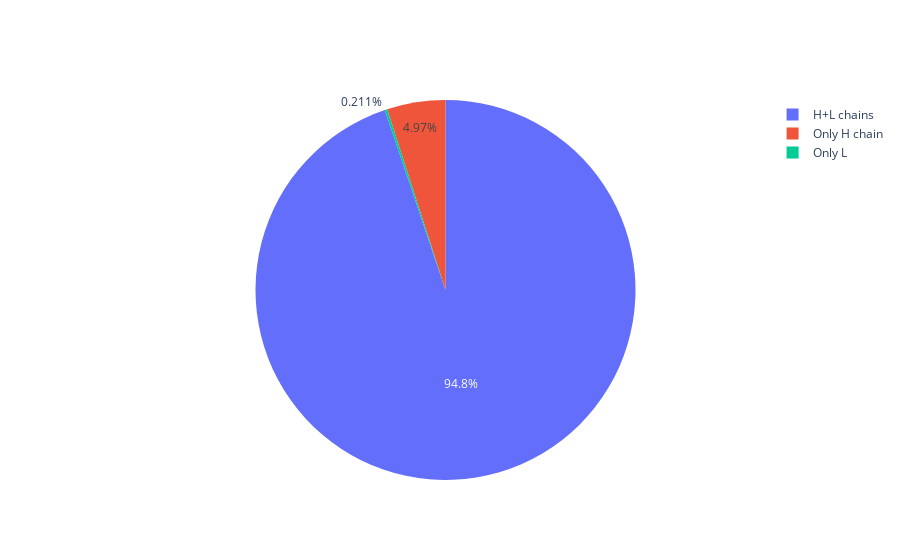

Source (notebook cell):
### Code cell
n_interfaces = len(buried_ab_ag_interface_res.query('incomplete == 0'))
n_interfaces_bothchains = len(buried_ab_ag_interface_res.query('hchains != 0 and lchains != 0 and incomplete == 0'))
n_interfaces_hchainonly = len(buried_ab_ag_interface_res.query('hchains != 0 and incomplete == 0')) - n_interfaces_bothchains
n_interfaces_lchainonly = len(buried_ab_ag_interface_res.query('lchains != 0 and incomplete == 0')) - n_interfaces_bothchains
print(
    f"Total interfaces: {n_interfaces}\n",
    f"H+L chains present: {n_interfaces_bothchains} {round(n_interfaces_bothchains / n_interfaces * 100, 1)}\n",
    f"Only H chain present: {n_interfaces_hchainonly} {round(n_interfaces_hchainonly / n_interfaces * 100, 1)}\n",
    f"Only L chain present: {n_interfaces_lchainonly} {round(n_interfaces_lchainonly / n_interfaces * 100, 1)}",
)

import plotly.graph_objects as go

labels = ['H+L chains','Only H chain','Only L']
values = [n_interfaces_bothchains, n_interfaces_hchainonly, n_interfaces_lchainonly]

fig = go.Figure(data=[go.Pie(labels=labels, values=values)])
fig.show()

### Figure 1 — Plotly figure (JSON) as saved in the notebook; plotly's stock layout.template omitted (floating-point values rounded to 4 significant figures)
{"data": [{"labels": ["H+L chains", "Only H chain", "Only L"], "type": "pie", "values": [897, 47, 2]}], "layout": {}}
